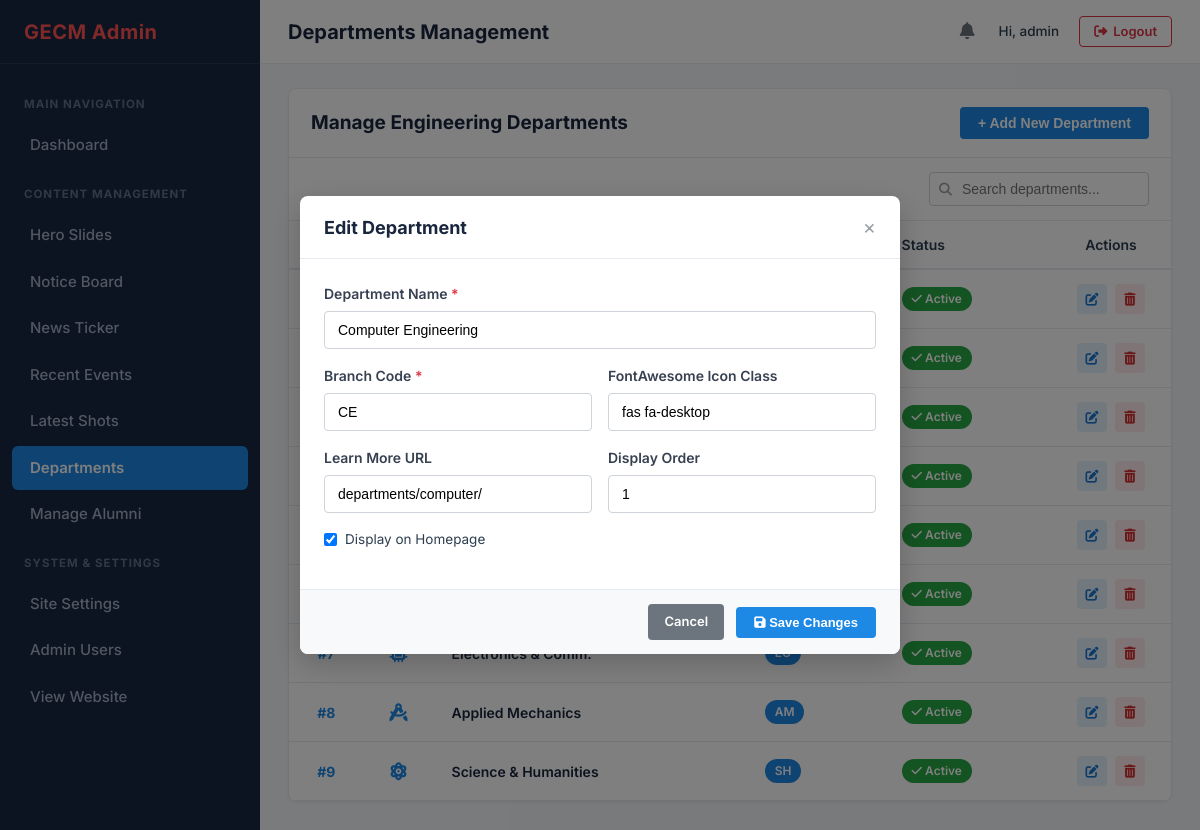
The app's page /admin/departments.php?edit=1 (signed in) with its own data.
### tables this page shows
CREATE TABLE IF NOT EXISTS `departments` (
    `id` INT AUTO_INCREMENT PRIMARY KEY,
    `name` VARCHAR(150) NOT NULL,
    `code` VARCHAR(20) NOT NULL UNIQUE,
    `icon_class` VARCHAR(100) NOT NULL DEFAULT 'fas fa-graduation-cap',
    `learn_more_url` VARCHAR(255) DEFAULT '#',
    `display_order` INT NOT NULL DEFAULT 0,
    `is_active` TINYINT(1) NOT NULL DEFAULT 1,
    `created_at` TIMESTAMP DEFAULT CURRENT_TIMESTAMP,
    INDEX `idx_dept_active` (`is_active`, `display_order`)
);

### admin/departments.php (the view, shortened to what this page needs)
<?php
$pdo = getDBConnection();
$editItem = null;
if (isset($_GET['edit'])) {
    $id = (int)$_GET['edit'];
    if ($id > 0) {
        $stmt = $pdo->prepare("SELECT * FROM departments WHERE id = ?");
        $stmt->execute([$id]);
        $editItem = $stmt->fetch();
    }
}
$departments = [];
if ($pdo) {
    $stmt = $pdo->query("SELECT * FROM departments ORDER BY display_order ASC, id ASC");
    $departments = $stmt->fetchAll();
}
require_once __DIR__ . '/includes/header.php';
?>
<div class="admin-card">
    <div class="card-top">
        <div class="card-title-group">
            <h2 class="card-title">Manage Engineering Departments</h2>
        </div>
        <button type="button" class="btn-add-new" onclick="openModal('addDeptModal')">
            + Add New Department
        </button>
    </div>
    <div class="card-actions-row">
        <div class="card-filters" style="margin-left: auto;">
            <div class="search-input-group">
                <i class="fas fa-search"></i>
                <input type="text" class="search-input" placeholder="Search departments..." data-table-search="deptsTable">
            </div>
        </div>
    </div>
    <div class="table-responsive">
        <table class="admin-table" id="deptsTable">
            <thead>
                <tr>
                    <th style="width: 60px;">Order</th>
                    <th style="width: 70px;">Icon</th>
                    <th>Department Name</th>
                    <th>Code</th>
                    <th>Status</th>
                    <th style="width: 120px; text-align: center;">Actions</th>
                </tr>
            </thead>
            <tbody>
                <?php foreach ($departments as $row): ?>
                <tr data-status="<?= $row['is_active'] ? 'active' : 'inactive' ?>">
                    <td style="font-weight: 700; color: #1e88e5; text-align: center;">#<?= $row['display_order'] ?></td>
                    <td style="text-align: center; font-size: 18px; color: #1e88e5;">
                        <i class="<?= htmlspecialchars($row['icon_class']) ?>"></i>
                    </td>
                    <td style="font-weight: 600; color: #1a263d;">
                        <?= htmlspecialchars($row['name']) ?>
                    </td>
                    <td>
                        <span class="badge badge-primary"><?= htmlspecialchars($row['code']) ?></span>
                    </td>
                    <td>
                        <a href="departments.php?toggle=<?= $row['id'] ?>" title="Click to toggle status">
                            <?php if ($row['is_active']): ?>
                                <span class="badge badge-success"><i class="fas fa-check"></i> Active</span>
                            <?php else: ?>
                                <span class="badge badge-secondary"><i class="fas fa-eye-slash"></i> Inactive</span>
                            <?php endif; ?>
                        </a>
                    </td>
                    <td style="text-align: center;">
                        <div class="table-actions" style="justify-content: center;">
                            <a href="departments.php?edit=<?= $row['id'] ?>" class="btn-table-action btn-edit" title="Edit">
                                <i class="fas fa-edit"></i>
                            </a>
                            <a href="departments.php?delete=<?= $row['id'] ?>" class="btn-table-action btn-delete" title="Delete" onclick="return confirm('Delete this department?');">
                                <i class="fas fa-trash-alt"></i>
                            </a>
                        </div>
                    </td>
                </tr>
                <?php endforeach; ?>
            </tbody>
        </table>
    </div>
</div>
<?php if ($editItem): ?>
<div class="modal-overlay active" id="editDeptModal">
    <div class="modal-dialog">
        <div class="modal-header">
            <h3 class="modal-title">Edit Department</h3>
            <a href="departments.php" class="modal-close">&times;</a>
        </div>
        <form method="POST" action="departments.php">
            <div class="modal-body">
                <div class="form-group">
                    <label class="form-label" for="edit_name">Department Name <span class="required">*</span></label>
                    <input type="text" name="name" id="edit_name" class="form-control" value="<?= htmlspecialchars($editItem['name']) ?>" required>
                </div>
                <div class="form-row">
                    <div class="form-group">
                        <label class="form-label" for="edit_code">Branch Code <span class="required">*</span></label>
                        <input type="text" name="code" id="edit_code" class="form-control" value="<?= htmlspecialchars($editItem['code']) ?>" required>
                    </div>
                    <div class="form-group">
                        <label class="form-label" for="edit_icon_class">FontAwesome Icon Class</label>
                        <input type="text" name="icon_class" id="edit_icon_class" class="form-control" value="<?= htmlspecialchars($editItem['icon_class']) ?>" required>
                    </div>
                </div>
                <div class="form-row">
                    <div class="form-group">
                        <label class="form-label" for="edit_learn_more_url">Learn More URL</label>
                        <input type="text" name="learn_more_url" id="edit_learn_more_url" class="form-control" value="<?= htmlspecialchars($editItem['learn_more_url']) ?>">
                    </div>
                    <div class="form-group">
                        <label class="form-label" for="edit_display_order">Display Order</label>
                        <input type="number" name="display_order" id="edit_display_order" class="form-control" value="<?= $editItem['display_order'] ?>" min="1">
                    </div>
                </div>
                <div class="form-group">
                    <label class="form-check">
                        <input type="checkbox" name="is_active" value="1" <?= $editItem['is_active'] ? 'checked' : '' ?>>
                        <span>Display on Homepage</span>
                    </label>
                </div>
            </div>
            <div class="modal-footer">
                <a href="departments.php" class="btn-secondary">Cancel</a>
                <button type="submit" class="btn-primary"><i class="fas fa-save"></i> Save Changes</button>
            </div>
        </form>
    </div>
</div>
<?php endif; ?>
<?php require_once __DIR__ . '/includes/footer.php'; ?>

### records on screen
departments: shows "Active", name "Computer Engineering", code "CE", icon_class "fas fa-desktop", learn_more_url "departments/computer/", display_order "1", is_active "☑"
departments: is_active 1 (drawn)
departments: is_active 1 (drawn)
departments: is_active 1 (drawn)
departments: is_active 1 (drawn)
departments: is_active 1 (drawn)
departments: is_active 1 (drawn)
departments: display_order "8", name "Applied Mechanics", code "AM", is_active 1 (drawn)
departments: display_order "9", name "Science & Humanities", code "SH", is_active 1 (drawn)

### other values on screen
$page_title "Departments Management"
$admin['username'] "admin"
